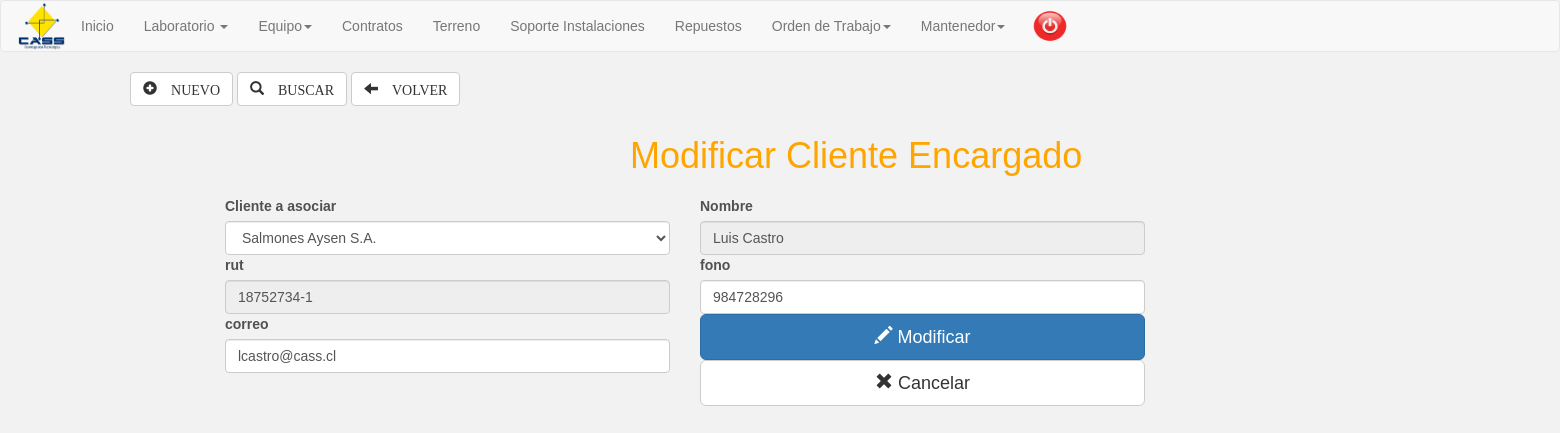
The app's page /cliente.modificar.encargado.php?id=1 (signed in), older data.
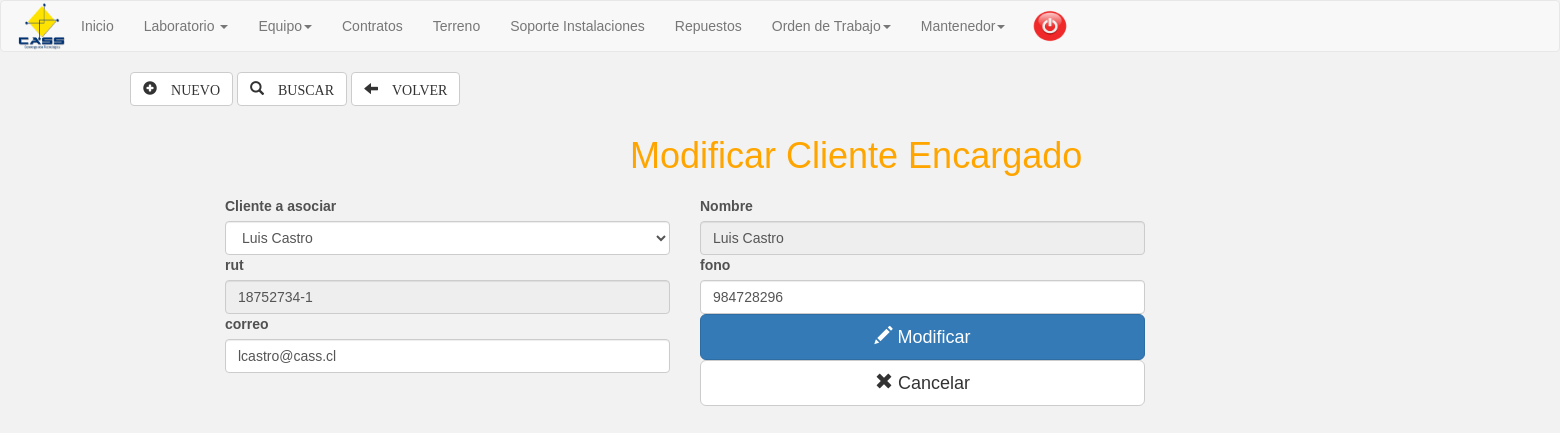
The same page, newer data.
### tables this page shows
CREATE TABLE `cliente_encargado` (
  `id_cliente_encargado` int(11) NOT NULL,
  `id_cliente` int(11) NOT NULL,
  `nombreE` varchar(30) NOT NULL,
  `rut` varchar(11) NOT NULL,
  `fono` varchar(12) NOT NULL,
  `correo` varchar(50) NOT NULL
);

CREATE TABLE `cliente` (
  `id_cliente` int(11) NOT NULL,
  `id_ciudad` int(11) NOT NULL,
  `nombre` varchar(100) NOT NULL,
  `rut` varchar(11) NOT NULL,
  `fono` varchar(12) NOT NULL,
  `correo` varchar(50) NOT NULL,
  `giro` varchar(100) NOT NULL,
  `direccion` varchar(50) NOT NULL,
  `nombre_contacto` varchar(50) NOT NULL,
  `fono_contacto` varchar(12) NOT NULL,
  `correo_contacto` varchar(50) NOT NULL,
  `cargo_contacto` varchar(50) NOT NULL,
  `condicion_pago` varchar(50) NOT NULL
);

### cliente.modificar.encargado.php (the view, shortened to what this page needs)
<?php
if (isset($_SESSION['correo'])) {?>
<!DOCTYPE html>
<html lang="en">
<head>
  <link rel="stylesheet" href="css/bootstrap.min.css">
  <link rel="stylesheet" href="js/bootstrap.min.js">
</head>
  <nav class="navbar navbar-default">
  <div class="container-fluid">
   <div class="navbar-header">
       <img class="logo" src="img/cass_logo.png" alt="">
    </div>
    <div class="collapse navbar-collapse" id="bs-example-navbar-collapse-1">
      <ul class="nav navbar-nav">
       <li><a  href="inicio.php">Inicio</a></li>
        <li class="dropdown">
          <a href="#" class="dropdown-toggle" data-toggle="dropdown" role="button" aria-haspopup="true" aria-expanded="false">Laboratorio <span class="caret"></span></a>
        </li>
        <li class="dropdown">
          <a href="#" class="dropdown-toggle" data-toggle="dropdown" role="button" aria-haspopup="true" aria-expanded="false">Equipo<span class="caret"></span></a>
        </li>
        <li><a  href="#">Contratos</a></li>
        <li><a  href="#">Terreno</a></li>
        <li><a  href="#">Soporte Instalaciones</a></li>
        <li><a  href="repuesto.php">Repuestos</a></li>
        <li class="dropdown">
           <a href="#" class="dropdown-toggle" data-toggle="dropdown" role="button" aria-haspopup="true" aria-expanded="false">Orden de Trabajo<span class="caret"></span></a>
        </li>
         <li class="dropdown">
          <a href="#" class="dropdown-toggle" data-toggle="dropdown" role="button" aria-haspopup="true" aria-expanded="false">Mantenedor<span class="caret"></span></a>
        </li>
      </ul>
       <a  href="cerrarsesion.php"><img class="cerrar" src="img/cerrar_sesion.png" alt="" ></a>
    </div>
</nav>
<body>
  <div class="contenedor">
<a href="cliente.encargado.php"><button  class="btn btn-default" type="submit"><span class="glyphicon glyphicon-plus-sign" aria-hidden="true"> NUEVO</span></button></a>
<a href="cliente.encargado.buscar.php"><button class="btn btn-default" type="submit"><span class="glyphicon glyphicon-search" aria-hidden="true"> BUSCAR</span></button></a>
<button class="btn btn-default" type="button"><span class="glyphicon glyphicon-arrow-left" aria-hidden="true"> VOLVER</span></button>
<br><br>
<?php
    $id=$_REQUEST['id'];
      $pedir=mysql_query("SELECT cliente_encargado.nombreE, cliente_encargado.rut, cliente_encargado.fono, cliente_encargado.correo, cliente.id_cliente, cliente.nombre FROM cliente_encargado INNER JOIN cliente ON cliente_encargado.id_cliente=cliente.id_cliente WHERE id_cliente_encargado='$id' ")or die(mysql_error());
      $reg=mysql_fetch_array($pedir);
  ?>
<h1>Modificar Cliente Encargado</h1>
<form class="form-group" action=""  method="POST">
<div class="container">
<div class="col-xs-5" >
<label for="">Cliente a asociar</label>
<select id="id_cliente" class="form-control" name="id_cliente" autofocus>
<option value="<?php echo $reg['id_cliente']?>"><?php echo $reg['nombre'];?></option>
</select>
</div>
<div class="col-xs-5" >
<label for="">Nombre</label>
<input type="text" class="form-control" id="nombreE" name="nombreE" disabled="" required=""  value="<?php echo $reg['nombreE'];?>" ></div>
<div class="col-xs-5" >
<label for="">rut</label>
<input type="text" class="form-control" name="rut" id="rut" disabled="" required="" oninput="checkRut(this)" value="<?php echo $reg['rut'];?>"></div>
<div class="col-xs-5" >
<label for="">fono</label>
<input type="text" class="form-control" name="fono" id="fono" minlength="8" maxlength="9" placeholder="Fono/Fax" onKeyPress="return SoloNumeros(event)"
  required="" value="<?php echo $reg['fono'];?>"></div>
<div class="col-xs-5" >
<label for="">correo</label>
<input type="email" class="form-control" name="correo" id="correo"   required="" value="<?php echo $reg['correo'];?>"></div>
 <div class="col-xs-5">
  <button type="submit" class="btn btn-primary btn-lg btn-block"><span class="glyphicon glyphicon-pencil" aria-hidden="true"></span> Modificar</button></div>
  <div class="col-xs-5">
  <button type="reset" class="btn btn-default btn-lg btn-block"><span class="glyphicon glyphicon-remove" aria-hidden="true"></span> Cancelar</button></div>
</div>
</form>
</div>
</body>
</html>
<?php
}else{
  echo '<script> window.location="index.php";</script>';
}
?>

### cliente.modificar.encargado.php (style rules this page uses)
* { font-family: Geneva, Arial, Helvetica, sans-serif; }
body { background: #F2F2F2; }
img.logo { height: 50px; margin: auto; width: 50px; border: auto; }
h1 { margin: 10px 500px 20px 500px; color: orange; border-top: 30px; width: 100%; }
.contenedor { width: 1300px; height: 100px; margin: auto; }
label { color:#515151; }
.cerrar { height: 40px; margin: 5px auto; width: 60px; border: auto; }

Row changes from the older to the newer data that the page shows:
changed cliente_encargado "Luis Castro": id_cliente "Salmones Aysen S.A." → "Luis Castro"
